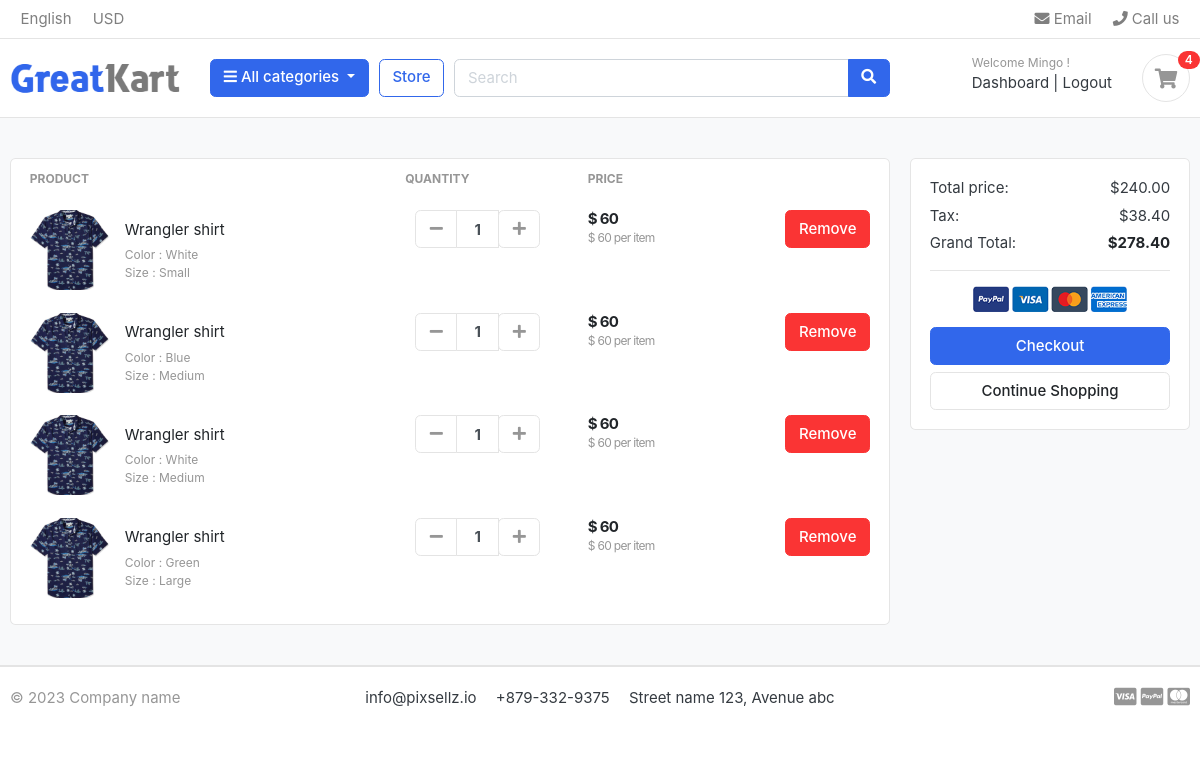
The app's page /cart/ (signed in), older data.
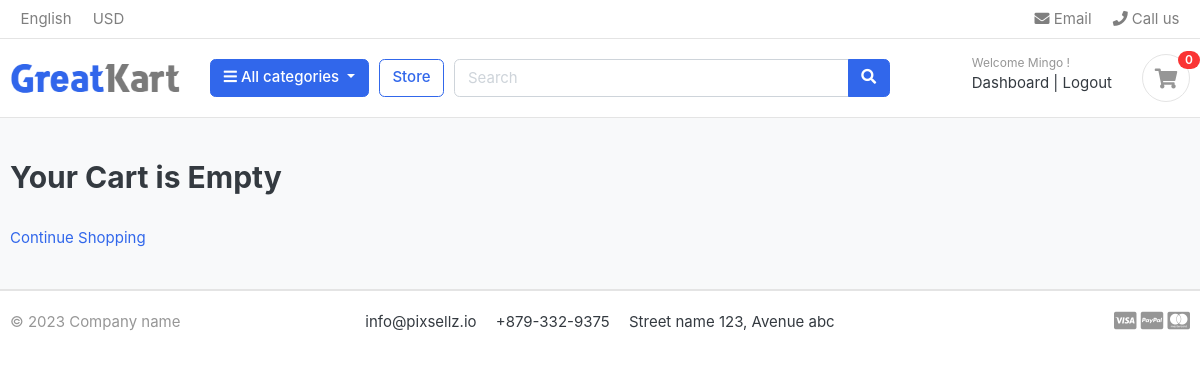
The same page, newer data.
### carts/models.py (models this page shows, shortened)
class CartItem(models.Model):
    user=models.ForeignKey(Account,on_delete=models.CASCADE, null=True)
    product=models.ForeignKey(Product,on_delete=models.CASCADE)
    cart = models.ForeignKey(Cart, on_delete=models.CASCADE, null=True)
    variations = models.ManyToManyField(Variation,blank=True)
    quantity = models.IntegerField()
    is_active = models.BooleanField(default=True)
    def sub_total(self):
        return self.product.price * self.quantity

### store/models.py (models this page shows, shortened)
class Product(models.Model):
    product_name= models.CharField(max_length=200,unique=True)
    slug = models.SlugField(max_length=200,unique=True)
    description = models.TextField(max_length=500,blank=True)
    price = models.IntegerField()
    images = models.ImageField(upload_to='photos/products')
    stock = models.IntegerField()
    is_available = models.BooleanField(default=True)                                                                    #by default always available
    category = models.ForeignKey(Category, on_delete=models.CASCADE)                                                    #deleting a category removes products associated with it
    created_date = models.DateTimeField(auto_now_add=True)
    modified_date = models.DateTimeField(auto_now=True)
    def get_url(self):                                                                                                  #accessing the slug of category and product, generating url
        return reverse('product_detail',args=[self.category.slug, self.slug])                                           #of a specific product

class Variation(models.Model):
    product = models.ForeignKey(Product,on_delete=models.CASCADE)
    variation_category = models.CharField(max_length=150,choices=variation_category_choice)
    variation_value = models.CharField(max_length=150)
    is_active = models.BooleanField(default=True)
    created_date = models.DateTimeField(auto_now=True)
    objects = VariationManager()

### carts/views.py (the view, shortened to what this page needs)
# urls.py: path('',views.cart, name='cart'),
def cart(request, total=0, quantity=0,cart_items=None):
    try:
        tax=0
        grand_total=0
        if request.user.is_authenticated:
            cart_items=CartItem.objects.filter(user=request.user,is_active=True)
        for cart_item in cart_items:
            total +=(cart_item.product.price * cart_item.quantity)                                                      #subtotal, product price by its quantity, adding to the total
            quantity += cart_item.quantity                                                                              #adding the quantity of every cart item to the overall one
        tax = (16 * total)/100
        grand_total = total +tax
    except ObjectDoesNotExist:
        pass                                                                                                            #in case no cart exists throw an exception
    context = {
        'total': "{:.2f}".format(total),
        'quantity':quantity,
        'cart_items':cart_items,
        'tax': "{:.2f}".format(tax),
        'grand_total': "{:.2f}".format(grand_total),
    }
    return render(request, 'store/cart.html', context)

### carts/views.py (called while the page is built)
def _cart_id(request):                                                                                                  #private function
    cart = request.session.session_key                                                                                  #session id
    if not cart:
        cart = request.session.create()                                                                                 #if there is no session_key a new one is created
    return cart

### category/context_processor.py (called while the page is built)
def menu_links(request):
    links = Category.objects.all()                                                                                      #fetching all the categories
    return dict(links=links)                                                                                            #returning a dictionary with key links connected to category queryset

### category/models.py (called while the page is built)
    def get_url(self):                                                                                                  #category url
        return reverse ('products_by_category', args=[self.slug])

### templates/store/cart.html (shortened to what this page needs)
{% extends 'base.html' %}
{% load static %}
{% block content %}
<section class="section-content padding-y bg">
<div class="container">
{%  if not cart_items %}
    <h2>Your Cart is Empty</h2>
    <br>
    <div class="text_center">
        <a href="{% url 'store' %}" class="btn-btn-primary">Continue Shopping</a>
    </div>
{% else %}
<div class="row">
	<aside class="col-lg-9">
<div class="card">
<table class="table table-borderless table-shopping-cart">
<thead class="text-muted">
<tr class="small text-uppercase">
  <th scope="col">Product</th>
  <th scope="col" width="120">Quantity</th>
  <th scope="col" width="120">Price</th>
  <th scope="col" class="text-right" width="200"> </th>
</tr>
</thead>
<tbody>
{% for cart_item in cart_items %}
<tr>
	<td>
		<figure class="itemside align-items-center">
			<div class="aside"><img src="{{ cart_item.product.images.url }}" class="img-sm"></div>
			<figcaption class="info">
				<a href="{{  cart_item.product.get_url }}" class="title text-dark">{{ cart_item.product.product_name }}</a>
				<p class="text-muted small">
                {% if cart_item.variations.all %}
                  {% for item in cart_item.variations.all %}
                    {{  item.variation_category| capfirst }} : {{ item.variation_value| capfirst }}<br>
                  {% endfor %}
                {% endif %}
                </p>
			</figcaption>
		</figure>
	</td>
	<td>
    		<div class="col">
						<div class="input-group input-spinner">
							<div class="input-group-prepend">
							<a href="{% url 'remove_cart' cart_item.product.id cart_item.id %}" class="btn btn-light" type="button" id="button-minus"> <i class="fa fa-minus"></i> </a>
							</div>
							<input type="text" class="form-control"  value="{{ cart_item.quantity }}">
							<div class="input-group-append">
								<form action="{% url 'add_cart' cart_item.product.id %}" method="POST">
									<button class="btn btn-light" type="submit" id="button-plus"> <i class="fa fa-plus"></i> </button>
								</form>
							</div>
						</div>
            </div>
	</td>
	<td>
		<div class="price-wrap">
			<var class="price">$ {{ cart_item.sub_total }}</var>
			<small class="text-muted"> $ {{ cart_item.product.price }} per item </small>
		</div>
	</td>
	<td class="text-right">
	<a href="{% url 'remove_cart_item' cart_item.product.id cart_item.id %}" onclick="return confirm('Are you sure you want to delete this item?')" class="btn btn-danger"> Remove</a>
	</td>
</tr>
{% endfor %}
</tbody>
</table>
</div>
	</aside>
	<aside class="col-lg-3">
		<div class="card">
		<div class="card-body">
			<dl class="dlist-align">
			  <dt>Total price:</dt>
			  <dd class="text-right">${{ total }}</dd>
			</dl>
			<dl class="dlist-align">
			  <dt>Tax:</dt>
			  <dd class="text-right"> ${{ tax }}</dd>
			</dl>
			<dl class="dlist-align">
			  <dt>Grand Total:</dt>
			  <dd class="text-right text-dark b"><strong>${{ grand_total }}</strong></dd>
			</dl>
			<hr>
			<p class="text-center mb-3">
				<img src="{% static './images/misc/payments.png' %}" height="26">
			</p>
			<a href="{% url 'checkout' %}" class="btn btn-primary btn-block"> Checkout </a>
			<a href="{%  url 'store' %}" class="btn btn-light btn-block">Continue Shopping</a>
		</div>
		</div>
</aside>
</div>
{% endif %}
</div>
</section>
{% endblock %}

### templates/includes/navbar.html (shortened to what this page needs)
{%  load static %}
<header class="section-header">
<nav class="navbar p-md-0 navbar-expand-sm navbar-light border-bottom">
<div class="container">
  <div class="collapse navbar-collapse" id="navbarTop4">
    <ul class="navbar-nav mr-auto">
    	<li class="nav-item dropdown">
		 	<a href="#" class="nav-link">   English </a>
		</li>
		<li class="nav-item dropdown">
			<a href="#" class="nav-link"> USD </a>
		</li>
    </ul>
    <ul class="navbar-nav">
		<li><a href="#" class="nav-link"> <i class="fa fa-envelope"></i> Email </a></li>
		<li><a href="#" class="nav-link"> <i class="fa fa-phone"></i> Call us </a></li>
	</ul>
  </div>
</div>
</nav>
<section class="header-main border-bottom">
	<div class="container">
<div class="row align-items-center">
	<div class="col-lg-2 col-md-3 col-6">
		<a href="{% url 'home' %}" class="brand-wrap">
			<img class="logo" src="{% static  './images/logo.png' %}">
		</a>
	</div>
	<div class="col-lg col-sm col-md col-6 flex-grow-0">
		<div class="category-wrap dropdown d-inline-block float-right">
			<button type="button" class="btn btn-primary dropdown-toggle" data-toggle="dropdown">
				<i class="fa fa-bars"></i> All categories
			</button>
		</div>
	</div>
	<a href="{%  url 'store' %}" class="btn btn-outline-primary">Store</a>
	<div class="col-lg  col-md-6 col-sm-12 col">
		<form action="{% url 'search' %}" class="search" method="GET">
			<div class="input-group w-100">
			    <input type="text" class="form-control" style="width:60%;" placeholder="Search" name="keyword">
			    <div class="input-group-append">
			      <button class="btn btn-primary" type="submit">
			        <i class="fa fa-search"></i>
			      </button>
			    </div>
		    </div>
		</form>
	</div>
	<div class="col-lg-3 col-sm-6 col-8 order-2 order-lg-3">
				<div class="d-flex justify-content-end mb-3 mb-lg-0">
                    {% if user.id is None %}
					<div class="widget-header">
						<small class="title text-muted">Welcome guest!</small>
						<div>
							<a href="{% url 'login' %}">Sign in</a> <span class="dark-transp"> | </span>
							<a href="{% url 'register' %}"> Register</a>
						</div>
					</div>
                    {% else %}
                    		<div class="widget-header">
						<small class="title text-muted">Welcome {{ user.first_name }}!</small>
						<div>
							<a href="{%url 'dashboard' %}">Dashboard</a> <span class="dark-transp"> | </span>
							<a href="{% url 'logout' %}"> Logout</a>
						</div>
                    </div>
                    {% endif %}
					<a href="{% url 'cart' %}" class="widget-header pl-3 ml-3">
						<div class="icon icon-sm rounded-circle border"><i class="fa fa-shopping-cart"></i></div>
						<span class="badge badge-pill badge-danger notify">{{ cart_count }}</span>
					</a>
				</div>
			</div>
</div>
	</div>
</section>
</header>

Row changes from the older to the newer data that the page shows:
removed CartItem: product.images (picture), product.product_name "Wrangler shirt", quantity "1", sub_total "60", product.price "60"
no longer on this page (row unchanged): Variation: variation_category "Color", variation_value "White"
no longer on this page (row unchanged): Variation: variation_category "Size", variation_value "Small", shown under "Wrangler shirt"
removed CartItem: product.images (picture), product.product_name "Wrangler shirt", quantity "1", sub_total "60", product.price "60"
no longer on this page (row unchanged): Variation: variation_category "Color", variation_value "Blue", shown under "Wrangler shirt"
no longer on this page (row unchanged): Variation: variation_category "Size", variation_value "Medium"
removed CartItem: product.images (picture), product.product_name "Wrangler shirt", quantity "1", sub_total "60", product.price "60"
removed CartItem: product.images (picture), product.product_name "Wrangler shirt", quantity "1", sub_total "60", product.price "60"
no longer on this page (row unchanged): Variation: variation_category "Color", variation_value "Green", shown under "Wrangler shirt"
no longer on this page (row unchanged): Variation: variation_category "Size", variation_value "Large", shown under "Wrangler shirt"
Text that changed along with them:
{{ cart_count }}: "4" → "0"
{{ total }}: "240.00" → (not shown)
{{ tax }}: "38.40" → (not shown)
{{ grand_total }}: "278.40" → (not shown)
text no longer shown: "PRODUCT QUANTITY PRICE Total price: $ Tax: $ Grand Total: $ Checkout"
text now shown: "Your Cart is Empty"
